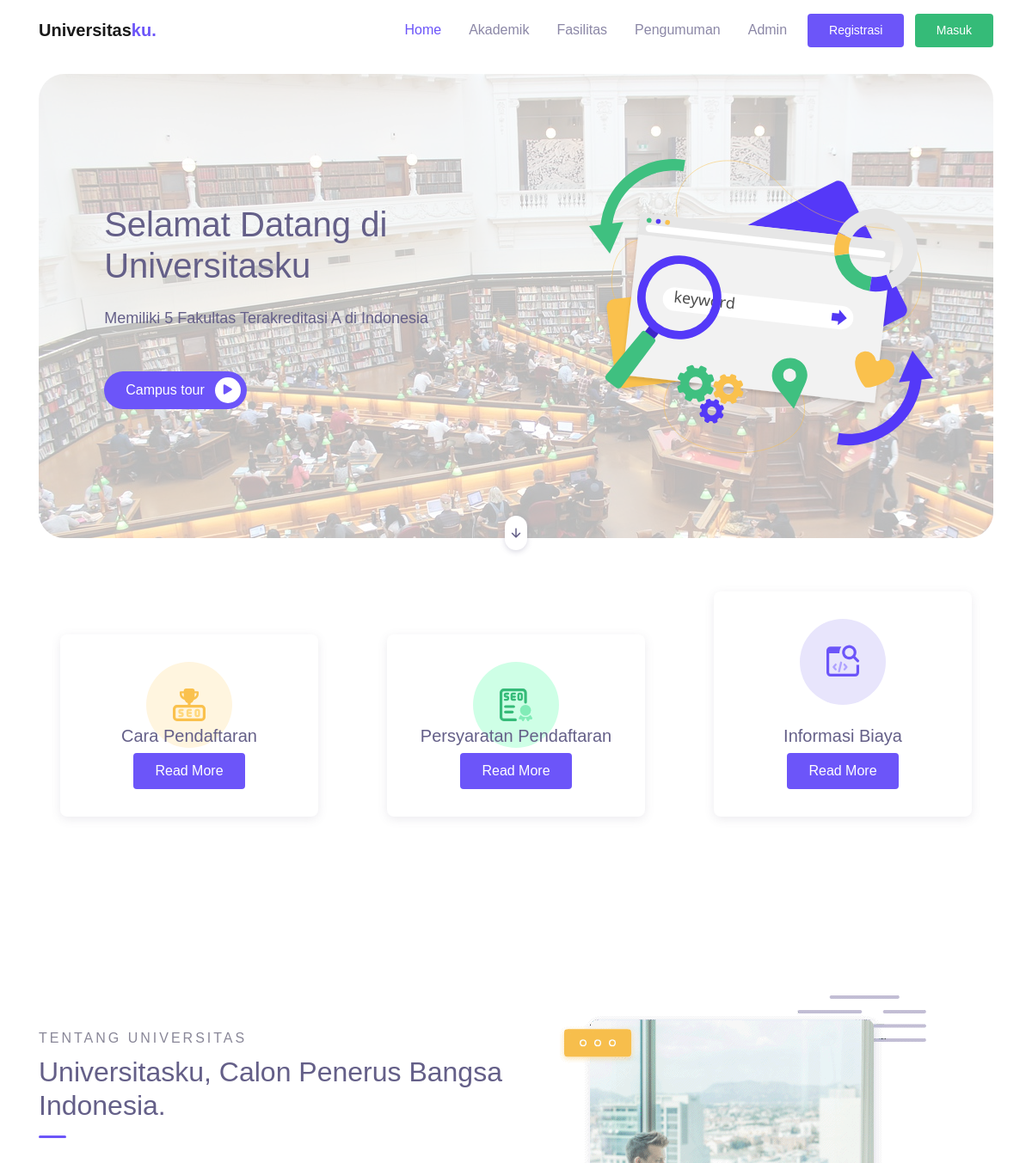
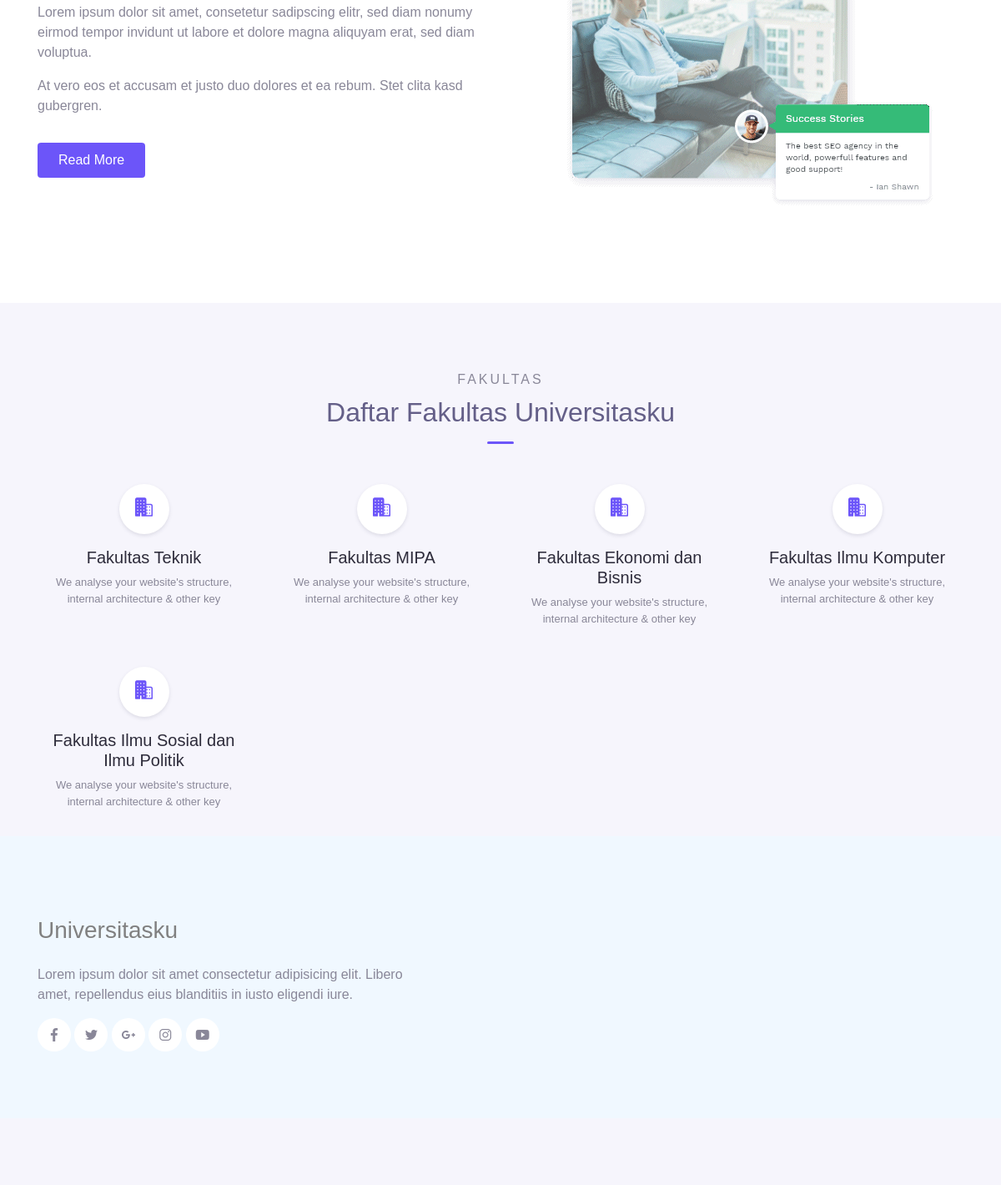
The page / on the database its author committed (2 pictures, top to bottom).
### tables this page shows
CREATE TABLE `tbl_fakultas` (
  `id_fakultas` int(11) NOT NULL,
  `nama_fakultas` varchar(100) NOT NULL,
  `img_fakultas` varchar(255) NOT NULL
);

### index.php (the view, shortened to what this page needs)
<?php
include 'koneksi.php';
?>
<!DOCTYPE html>
<html lang="en">
<head>
  <link rel="stylesheet" href="./assets/css/maicons.css">
  <link rel="stylesheet" href="./assets/css/bootstrap.css">
  <link rel="stylesheet" href="./assets/vendor/animate/animate.css">
  <link rel="stylesheet" href="./assets/css/theme.css">
</head>
<body>
  <header>
    <nav class="navbar navbar-expand-lg navbar-light bg-white sticky" data-offset="500">
      <div class="container">
        <a href="#" class="navbar-brand">Universitas<span class="text-primary">ku.</span></a>
        <div class="navbar-collapse collapse" id="navbarContent">
          <ul class="navbar-nav ml-auto">
            <li class="nav-item active">
              <a class="nav-link" href="index.php">Home</a>
            </li>
            <li class="nav-item">
              <a class="nav-link" href="./views/vAkademik.php">Akademik</a>
            </li>
            <li class="nav-item">
              <a class="nav-link" href="./views/vFasilitas.php">Fasilitas</a>
            </li>
            <li class="nav-item">
              <a class="nav-link" href="./views/vPengumuman.php">Pengumuman</a>
            </li>
            <li class="nav-item">
              <a class="nav-link" href="./admin/">Admin</a>
            </li>
            <li class="nav-item">
            <a class='btn btn-primary ml-lg-2' href='./views/Login/daftar.php'>Registrasi</a>
            <a class='btn btn-success ml-lg-2' href='./views/Login/login.php'>Masuk</a>
            </li>
          </ul>
        </div>
      </div>
    </nav>
    <div class="container">
      <div class="page-banner home-banner" style="background-image: url(./assets/img/carousel-2.png);">
        <div class="row align-items-center flex-wrap-reverse h-100">
          <div class="col-md-6 py-5 wow fadeInLeft">
            <h1 class="mb-4">Selamat Datang di Universitasku</h1>
            <p class="text-lg text-black mb-5">Memiliki 5 Fakultas Terakreditasi A di Indonesia</p>
            <a href="https://www.upnjatim.ac.id/vtour/" class="btn btn-primary btn-split">Campus tour <div class="fab"><span class="mai-play"></span></div></a>
          </div>
          <div class="col-md-6 py-5 wow zoomIn">
            <div class="img-fluid text-center">
              <img src="../assets/img/banner_image_1.svg" alt="">
            </div>
          </div>
        </div>
        <a href="#about" class="btn-scroll" data-role="smoothscroll"><span class="mai-arrow-down"></span></a>
      </div>
    </div>
  </header>
  <div class="page-section">
    <div class="container">
      <div class="row">
        <div class="col-lg-4">
          <div class="card-service wow fadeInUp">
            <div class="header">
              <img src="../assets/img/services/service-1.svg" alt="">
            </div>
            <div class="body" style="margin-top: -50px;">
              <h5 class="text-secondary">Cara Pendaftaran</h5>
              <a href="#" class="btn btn-primary">Read More</a>
            </div>
          </div>
        </div>
        <div class="col-lg-4">
          <div class="card-service wow fadeInUp">
            <div class="header">
              <img src="../assets/img/services/service-2.svg" alt="">
            </div>
            <div class="body" style="margin-top: -50px;">
              <h5 class="text-secondary">Persyaratan Pendaftaran</h5>
              <a href="#" class="btn btn-primary">Read More</a>
            </div>
          </div>
        </div>
        <div class="col-lg-4" style="margin-top: -50px;">
          <div class="card-service wow fadeInUp">
            <div class="header">
              <img src="../assets/img/services/service-3.svg" alt="">
            </div>
            <div class="body">
              <h5 class="text-secondary">Informasi Biaya</h5>
              <a href="#" class="btn btn-primary">Read More</a>
            </div>
          </div>
        </div>
      </div>
    </div>
  </div>
  <div class="page-section" id="about">
    <div class="container">
      <div class="row align-items-center">
        <div class="col-lg-6 py-3 wow fadeInUp">
          <span class="subhead">Tentang Universitas</span>
          <h2 class="title-section">Universitasku, Calon Penerus Bangsa Indonesia.</h2>
          <div class="divider"></div>
          <p>Lorem ipsum dolor sit amet, consetetur sadipscing elitr, sed diam nonumy eirmod tempor invidunt ut labore et dolore magna aliquyam erat, sed diam voluptua.</p>
          <p>At vero eos et accusam et justo duo dolores et ea rebum. Stet clita kasd gubergren.</p>
          <a href="about.html" class="btn btn-primary mt-3">Read More</a>
        </div>
        <div class="col-lg-6 py-3 wow fadeInRight">
          <div class="img-fluid py-3 text-center">
            <img src="../assets/img/about_frame.png" alt="">
          </div>
        </div>
      </div>
    </div>
  </div>
  <div class="page-section bg-light">
    <div class="container">
      <div class="text-center wow fadeInUp">
        <div class="subhead">Fakultas</div>
        <h2 class="title-section">Daftar Fakultas Universitasku</h2>
        <div class="divider mx-auto"></div>
      </div>
      <div class='row'>
      <?php
        $fakultas = mysqli_query($conn, "SELECT * FROM tbl_fakultas");
        foreach ($fakultas as $row){
        echo "<div class='col-sm-6 col-lg-4 col-xl-3 py-3 wow zoomIn'>
                <div class='features'>
                  <div class='header mb-3'>
                    <span class='mai-business'></span>
                  </div>
                  <h5>".$row['nama_fakultas']."</h5>
                  <p>We analyse your website's structure, internal architecture & other key</p>
                </div>
              </div>";
        }
        ?>
    </div>
  </div>
  <footer class="page-footer bg-image" style="background-color:aliceblue;">
    <div class="container">
      <div class="row mb-5">
        <div class="col-lg-5 py-3">
          <h3 style="color: gray;">Universitasku</h3>
          <p>Lorem ipsum dolor sit amet consectetur adipisicing elit. Libero amet, repellendus eius blanditiis in iusto eligendi iure.</p>
          <div class="social-media-button">
            <a href="#"><span class="mai-logo-facebook-f"></span></a>
            <a href="#"><span class="mai-logo-twitter"></span></a>
            <a href="#"><span class="mai-logo-google-plus-g"></span></a>
            <a href="#"><span class="mai-logo-instagram"></span></a>
            <a href="#"><span class="mai-logo-youtube"></span></a>
          </div>
        </div>
      </div>
    </div>
  </footer>
</body>
</html>

### assets/css/theme.css (style rules this page uses)
:root { --primary: #6C55F9; --accent: #FF3D85; --secondary: #645F88; --success: #35bb78; --info: #05B4E1; --warning: #FAC14D; --danger: #FF4943; --grey: #B4B2C5; --dark: #2D2B3A; --light: #F6F5FC; }
body { font-family: "Work Sans", sans-serif; line-height: 1.5; color: #2D2B3A; }
a { color: #6C55F9; text-decoration: none; background-color: transparent; }
.text-lg { font-size: 18px !important; }
.bg-light { background-color: #F6F5FC !important; }
.text-primary { color: #6C55F9 !important; }
.text-secondary { color: #645F88 !important; }
.btn-primary { color: #fff; background-color: #6C55F9; border-color: transparent; }
.btn-success { color: #fff; background-color: #35bb78; border-color: transparent; }
.btn { padding: 8px 24px; }
.navbar { min-height: 70px; }
.navbar.sticky { z-index: 1080; }
.navbar-brand { font-weight: 600; padding-top: 10px; padding-bottom: 10px; }
.navbar-nav { margin-top: 10px; border-top: 1px solid #e4e7ee; flex-shrink: 0; }
.navbar-nav .nav-link { transition: all .2s ease; }
.navbar-nav .btn { font-size: 14px; }
.navbar-light .navbar-nav .nav-link { color: rgba(100, 95, 136, 0.75); }
.navbar-light .navbar-nav .show > .nav-link, .navbar-light .navbar-nav .active > .nav-link, .navbar-light .navbar-nav .nav-link.show, .navbar-light .navbar-nav .nav-link.active { font-weight: 500; color: #6C55F9; }
@media (min-width: 992px) { .navbar-expand-lg .navbar-nav { margin-top: 0; border-top: none; } }
@media (min-width: 992px) { .navbar-expand-lg .navbar-nav .nav-link { padding-right: 16px; padding-left: 16px; } }
@media (min-width: 992px) { .navbar-expand-lg .navbar-nav { align-items: center; } }
.bg-image { position: relative; background-position: center center; background-size: cover; background-repeat: no-repeat; }
.bg-image > * { position: relative; z-index: 10; }
.page-section { position: relative; padding-top: 80px; padding-bottom: 80px; color: #898798; overflow: hidden; }
.page-banner { position: relative; margin-top: 16px; margin-bottom: 16px; height: 320px; background-color: #F6F5FC; color: #645F88; border-radius: 30px; z-index: 10; }
.page-banner.home-banner { height: auto; }
.page-banner.home-banner .img-fluid { max-width: 400px; margin: 0 auto; }
.page-banner.home-banner .btn-scroll { position: absolute; bottom: -14px; left: 0; right: 0; margin: auto; width: 26px; height: 40px; line-height: 44px; background-color: #fff; color: #645F88; text-align: center; border-radius: 40px; box-shadow: 0 2px 6px rgba(100, 95, 136, 0.24); transition: all .2s ease; }
@media (min-width: 768px) { .page-banner.home-banner { height: 540px; } }
.home-banner .row > *:first-child { padding-left: 8%; }
.subhead { display: block; text-transform: uppercase; letter-spacing: 3px; color: #898798; font-weight: 500; margin-bottom: 8px; }
.title-section { color: #645F88; }
.divider { display: block; margin-top: 16px; margin-bottom: 32px; width: 32px; height: 3px; border-radius: 40px; background-color: #6C55F9; }
.btn-split { display: inline-flex; align-items: center; border-radius: 40px; padding-top: 6px; padding-bottom: 6px; padding-right: 6px; }
.btn-split .fab { display: inline-block; margin-left: 12px; width: 30px; height: 30px; border-radius: 50%; line-height: 32px; text-align: center; background-color: #fff; color: #6C55F9; }
.card-service { display: block; margin: 16px auto; padding: 32px 20px; max-width: 300px; text-align: center; color: #898798; border-radius: 8px; box-shadow: 0 3px 12px rgba(95, 92, 120, 0.12); }
.card-service .header { margin-bottom: 24px; }
.features { text-align: center; }
.features .header { display: inline-block; width: 60px; height: 60px; line-height: 60px; border-radius: 50%; text-align: center; background-color: #fff; color: #6C55F9; font-size: 24px; box-shadow: 0 2px 4px rgba(95, 92, 120, 0.16); }
.features h5 { color: #2D2B3A; }
.features p { font-size: 13px; color: #898798; }
.page-footer { position: relative; display: block; padding-top: 80px; padding-bottom: 16px; background-color: #2D2B3A; }
.page-footer h3, .page-footer h4, .page-footer h5 { color: #fff; margin-bottom: 24px; }
.page-footer p { color: #898798; }
.social-media-button a { display: inline-block; width: 40px; height: 40px; line-height: 44px; text-align: center; border-radius: 50%; background-color: #fff; color: #898798; transition: all .2s linear; }

### rows shown on the page
tbl_fakultas: nama_fakultas "Fakultas Teknik"
tbl_fakultas: nama_fakultas "Fakultas MIPA"
tbl_fakultas: nama_fakultas "Fakultas Ekonomi dan Bisnis"
tbl_fakultas: nama_fakultas "Fakultas Ilmu Komputer"
tbl_fakultas: nama_fakultas "Fakultas Ilmu Sosial dan Ilmu Politik"
